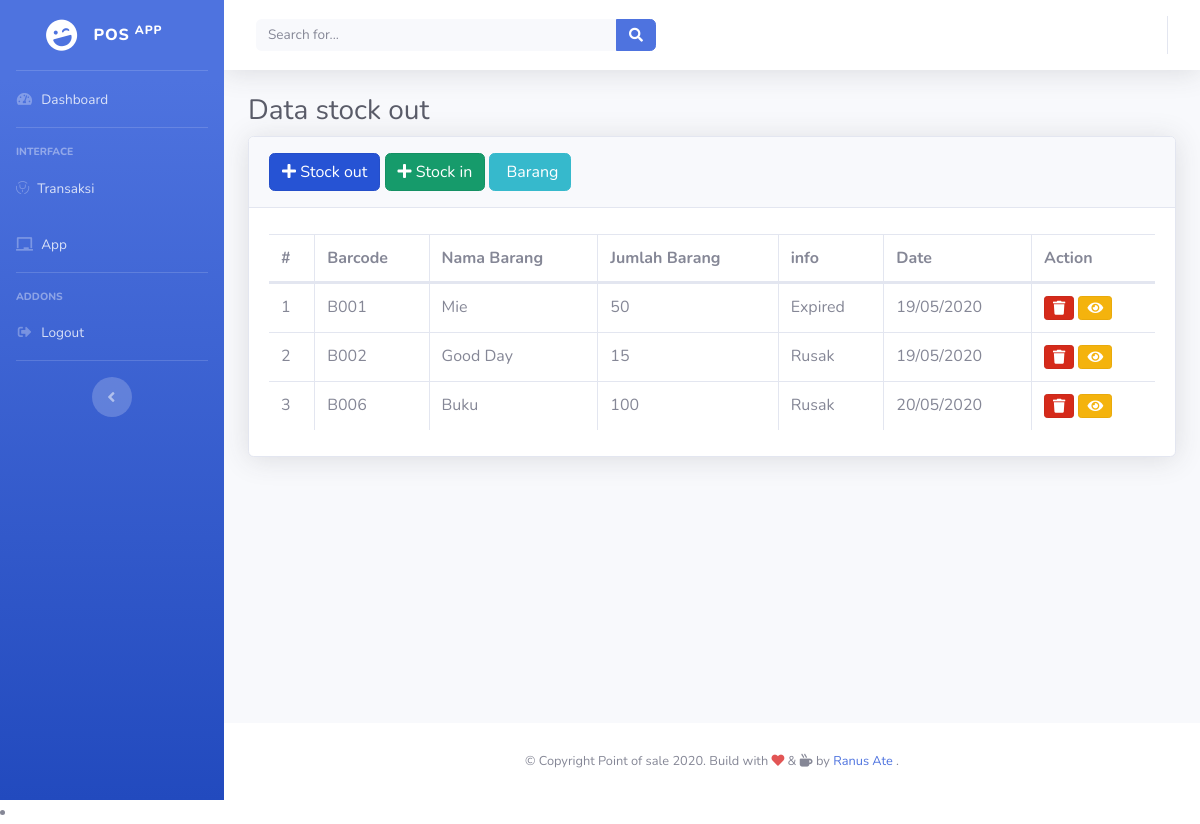
Screenshot of /index.php/stock/stock_out with the database file from the repository.
### tables this page shows
CREATE TABLE `stock` (
  `stock_id` int(11) NOT NULL,
  `id_barang` int(11) NOT NULL,
  `type` enum('in','out') NOT NULL,
  `detail` varchar(100) NOT NULL,
  `supplier_id` int(11) DEFAULT NULL,
  `qty` int(11) NOT NULL,
  `date` date NOT NULL,
  `created` datetime NOT NULL DEFAULT CURRENT_TIMESTAMP,
  `user_id` int(11) NOT NULL
);

CREATE TABLE `barang` (
  `id_barang` int(11) NOT NULL,
  `barcode` varchar(100) NOT NULL,
  `nama` varchar(100) DEFAULT NULL,
  `id_kategori` int(11) NOT NULL,
  `harga` int(11) DEFAULT NULL,
  `stock` int(11) NOT NULL DEFAULT '0',
  `image` varchar(100) DEFAULT NULL,
  `created` datetime DEFAULT CURRENT_TIMESTAMP,
  `updated` datetime DEFAULT NULL,
  `is_active` int(11) NOT NULL DEFAULT '1'
);

### application/controllers/Stock.php (called while the page is built, shortened)
<?php
class Stock extends CI_Controller
{
	function __construct()
	{
		$this->load->model('M_supplier');
		$this->load->model('M_stock');
		$this->load->model('M_kategori');
		$this->load->model(['M_barang', 'M_supplier']);
	}
	public function stock_out()
	{
		$stock = $this->M_stock->getAllStockout()->result();
		$data = array(
			"page" => "transaksi/stockout/v_list_stockout",
			"stocks" => $stock,
			"judul" => "Stockout | Add",
			"header" => "Stockout | Add",
		);
		$this->load->view('dashboard', $data);
	}
}

### index.php (called while the page is built, shortened)
<?php
require_once BASEPATH.'core/CodeIgniter.php';

### application/models/M_stock.php (called while the page is built, shortened)
<?php
class M_stock extends CI_Model
{
	public function getAllStockout()
	{
		$this->db->from('stock');
		$this->db->join('barang', 'barang.id_barang = stock.id_barang');
		$this->db->where('type', 'out');
		$query =  $this->db->get();
		return $query;
	}
}

### application/helpers/fungsi_helper.php (called while the page is built, shortened)
<?php
function format_date($dt)
{
	$d = substr($dt, 8, 2);
	$m = substr($dt, 5, 2);
	$y = substr($dt, 0, 4);
	return $d . '/' . $m . '/' . $y;
}

### application/views/transaksi/stockout/v_list_stockout.php (the view, shortened to what this page needs)
<h1 class="h3 mb-2 text-gray-800">Data stock out</h1>
<div class="card shadow mb-4">
    <div class="card-header py-3">
        <a href="<?= base_url() ?>stock/out/add" class="btn btn-primary active">
            <i class="fas fa-plus"></i> Stock out
        </a>
        <a href="<?= base_url() ?>stock/in/add" class="btn btn-success active"> <i class=" fas fa-plus"></i> Stock in
        </a>
        <a href="<?= base_url() ?>barang" class="btn btn-info">
            <i class="fas"></i> Barang
        </a></div>
    <div class="card-body">
        <div class="table-responsive">
            <table class="table table-bordered" id="dataTable" width="100%" cellspacoutg="0">
                <thead>
                    <tr>
                        <th>#</th>
                        <th>Barcode</th>
                        <th>Nama Barang</th>
                        <th>Jumlah Barang</th>
                        <th>info</th>
                        <th>Date</th>
                        <th>Action</th>
                    </tr>
                </thead>
                <tbody>
                    <?php $no = 1;
                       foreach ($stocks as $user) { ?>
                        <tr>
                            <td><?= $no++ ?></td>
                            <td><?= $user->barcode ?></td>
                            <td><?= $user->nama ?></td>
                            <td><?= $user->qty ?></td>
                            <td><?= $user->detail ?></td>
                            <td><?= format_date($user->date) ?></td>
                            <td>
                                <a href="<?= site_url("stock/out/delete/$user->stock_id/$user->id_barang") ?>" class="active btn btn-sm btn-danger  tombol-hapus">
                                    <i class="fas fa-trash "></i>
                                </a>
                                <a class="btn btn-sm  btn-warning active" id="detail-barang" data-toggle="modal" data-target="#modal-detail" data-id="<?= $user->id_barang ?>" data-barcode="<?= $user->barcode ?>" data-nama="<?= $user->nama ?>" data-qty="<?= $user->qty ?>" data-detail="<?= $user->detail ?>" data-date="<?= $user->date ?>">
                                    <i class="fa fa-eye" aria-hidden="true"></i>
                                </a>
                            </td>
                        </tr>
                    <?php
                       } ?>
                </tbody>
            </table>
        </div>
    </div>
</div>

### rows the page displays
stock: id_barang.barcode "B001", id_barang.nama "Mie", qty "50", detail "Expired", date "19/05/2020"
stock: id_barang.barcode "B002", id_barang.nama "Good Day", qty "15", detail "Rusak", date "19/05/2020"
stock: id_barang.barcode "B006", id_barang.nama "Buku", qty "100", detail "Rusak", date "20/05/2020"
